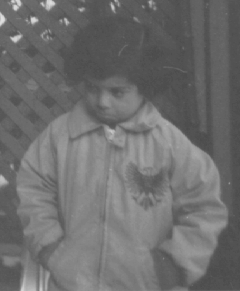
%> input picture pout.bmp, 240 x 291 px
$ octave lab4_7.m   (GNU Octave 9; MATLAB toolbox functions it lacks are replaced by stand-ins)
%> lines starting %> are read from the running program, lines starting %| are printed output that depends on the picture
clc,clear,close all

rgb1 = imread('pout.bmp');
%> rgb1 is the input picture: size 291x240 uint8; min 74, max 224, mean 110.3
rgb2 = imread('Girl.bmp');
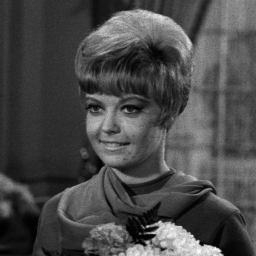
%> input picture Girl.bmp, 256 x 256 px
%> rgb2 is the input picture: size 256x256 uint8; min 0, max 254, mean 73.6

d0 = 50;
nn = 5;

[i1, i2, i3] = lab47(rgb1, d0, nn);
[i4, i5, i6] = lab47(rgb2, d0, nn);
figure
subplot 241
imshow(rgb1,[])
subplot 242
imshow(i1, [])
subplot 243
imshow(i2, [])
subplot 244
imshow(i3, [])
subplot 245
imshow(rgb2,[])
subplot 246
imshow(i4, [])
subplot 247
imshow(i5, [])
subplot 248
imshow(i6, [])

function [new1, new2, new3] = lab47(old, d0, nn)
%> called with d0 = 50, nn = 5
    i1 = fft2(old);
    i2 = fftshift(i1);
    new1 = i2;
    new2 = i2;
    new3 = i2;
    [M, N] = size(i2);
%> M = 291; N = 240
    m = fix(M / 2);
%> m = 145
    n = fix(N / 2);
%> n = 120
    for i = 1 : M
        for j = 1 : N
            d = sqrt((i - m)^2 + (j - n)^2);
            if d < d0
                new1(i, j) = 0;
            end
            h1 = 1 / (1 + (2^0.5 - 1) * (d0 / d)^(2 * nn));
            new2(i, j) = new2(i, j) * h1;
            h2 = 1 - exp(-(d.^2)./ (2 * (d0^2)));
            new3(i, j) = new3(i, j) * h2;
        end
    end
    new1 = uint8(real(ifft2(ifftshift(new1))));
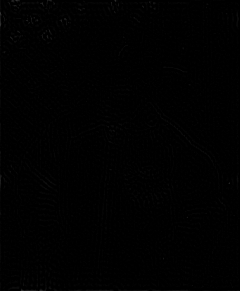
%> new1: size 291x240 uint8; min 0, max 50, mean 0.9
    new2 = uint8(real(ifft2(ifftshift(new2))));
    new3 = uint8(real(ifft2(ifftshift(new3))));
%> call 2 of lab47, with d0 = 50, nn = 5
%> in lab47 (call 2), `new1 = uint8(real(ifft2(ifftshift(new1))));`:
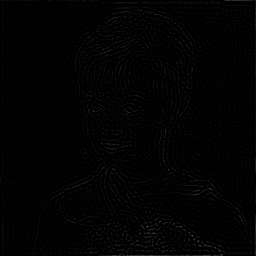
%> new1: size 256x256 uint8; min 0, max 85, mean 2.4
end
